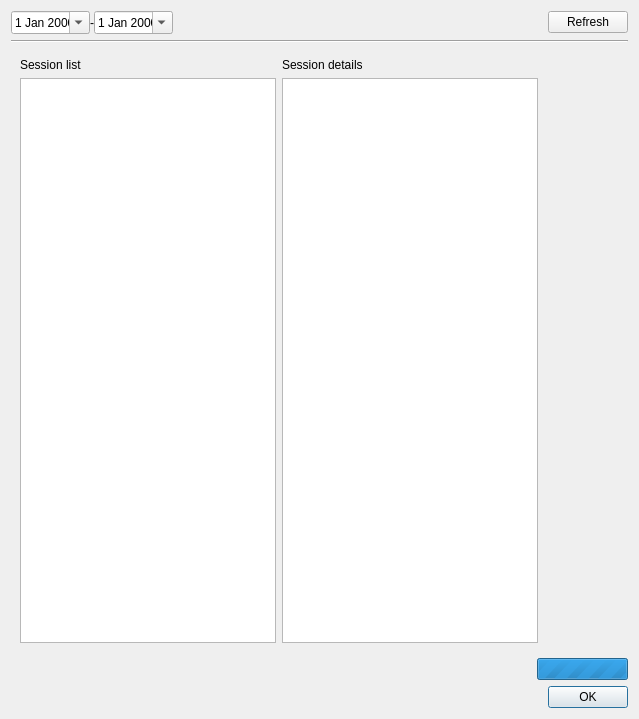
<?xml version="1.0" encoding="UTF-8"?>
<ui version="4.0">
 <class>AuditLogDialog</class>
 <widget class="QDialog" name="AuditLogDialog">
  <property name="geometry">
   <rect>
    <x>0</x>
    <y>0</y>
    <width>639</width>
    <height>719</height>
   </rect>
  </property>
  <property name="windowTitle">
   <string>Event log</string>
  </property>
  <layout class="QVBoxLayout" name="verticalLayout_4">
   <item>
    <layout class="QGridLayout" name="mainGridLayout">
     <property name="horizontalSpacing">
      <number>4</number>
     </property>
     <item row="0" column="0">
      <layout class="QGridLayout" name="gridLayout">
       <property name="horizontalSpacing">
        <number>0</number>
       </property>
       <item row="0" column="0">
        <widget class="QDateEdit" name="dateEditFrom">
         <property name="frame">
          <bool>true</bool>
         </property>
         <property name="buttonSymbols">
          <enum>QAbstractSpinBox::NoButtons</enum>
         </property>
         <property name="calendarPopup">
          <bool>true</bool>
         </property>
        </widget>
       </item>
       <item row="0" column="1">
        <widget class="QLabel" name="delimLabel">
         <property name="text">
          <string>-</string>
         </property>
         <property name="alignment">
          <set>Qt::AlignCenter</set>
         </property>
        </widget>
       </item>
       <item row="0" column="2">
        <widget class="QDateEdit" name="dateEditTo">
         <property name="wrapping">
          <bool>false</bool>
         </property>
         <property name="buttonSymbols">
          <enum>QAbstractSpinBox::NoButtons</enum>
         </property>
         <property name="calendarPopup">
          <bool>true</bool>
         </property>
        </widget>
       </item>
      </layout>
     </item>
     <item row="0" column="3">
      <widget class="QPushButton" name="refreshButton">
       <property name="focusPolicy">
        <enum>Qt::TabFocus</enum>
       </property>
       <property name="text">
        <string>Refresh</string>
       </property>
       <property name="autoDefault">
        <bool>false</bool>
       </property>
       <property name="flat">
        <bool>false</bool>
       </property>
      </widget>
     </item>
     <item row="0" column="2">
      <spacer name="horizontalSpacer">
       <property name="orientation">
        <enum>Qt::Horizontal</enum>
       </property>
       <property name="sizeHint" stdset="0">
        <size>
         <width>40</width>
         <height>20</height>
        </size>
       </property>
      </spacer>
     </item>
    </layout>
   </item>
   <item>
    <widget class="Line" name="line">
     <property name="orientation">
      <enum>Qt::Horizontal</enum>
     </property>
    </widget>
   </item>
   <item>
    <widget class="QStackedWidget" name="stackedWidget">
     <property name="sizePolicy">
      <sizepolicy hsizetype="MinimumExpanding" vsizetype="Preferred">
       <horstretch>0</horstretch>
       <verstretch>0</verstretch>
      </sizepolicy>
     </property>
     <property name="currentIndex">
      <number>0</number>
     </property>
     <widget class="QWidget" name="gridPage">
      <layout class="QHBoxLayout" name="horizontalLayout_2" stretch="0,0,0">
       <item>
        <layout class="QVBoxLayout" name="verticalLayout">
         <item>
          <widget class="QLabel" name="label">
           <property name="text">
            <string>Session list</string>
           </property>
          </widget>
         </item>
         <item>
          <widget class="QnTableView" name="gridMaster">
           <property name="sizePolicy">
            <sizepolicy hsizetype="Fixed" vsizetype="Expanding">
             <horstretch>0</horstretch>
             <verstretch>0</verstretch>
            </sizepolicy>
           </property>
           <property name="mouseTracking">
            <bool>true</bool>
           </property>
           <property name="contextMenuPolicy">
            <enum>Qt::CustomContextMenu</enum>
           </property>
           <property name="horizontalScrollBarPolicy">
            <enum>Qt::ScrollBarAlwaysOff</enum>
           </property>
           <property name="editTriggers">
            <set>QAbstractItemView::NoEditTriggers</set>
           </property>
           <property name="alternatingRowColors">
            <bool>true</bool>
           </property>
           <property name="sortingEnabled">
            <bool>true</bool>
           </property>
           <attribute name="horizontalHeaderStretchLastSection">
            <bool>false</bool>
           </attribute>
           <attribute name="verticalHeaderVisible">
            <bool>false</bool>
           </attribute>
           <attribute name="verticalHeaderShowSortIndicator" stdset="0">
            <bool>true</bool>
           </attribute>
           <attribute name="verticalHeaderStretchLastSection">
            <bool>false</bool>
           </attribute>
          </widget>
         </item>
        </layout>
       </item>
       <item>
        <layout class="QVBoxLayout" name="verticalLayout_3">
         <item>
          <widget class="QLabel" name="label_2">
           <property name="text">
            <string>Session details</string>
           </property>
          </widget>
         </item>
         <item>
          <widget class="QTableView" name="gridDetails">
           <property name="sizePolicy">
            <sizepolicy hsizetype="Fixed" vsizetype="Expanding">
             <horstretch>0</horstretch>
             <verstretch>0</verstretch>
            </sizepolicy>
           </property>
           <property name="horizontalScrollBarPolicy">
            <enum>Qt::ScrollBarAlwaysOff</enum>
           </property>
           <attribute name="verticalHeaderVisible">
            <bool>false</bool>
           </attribute>
          </widget>
         </item>
        </layout>
       </item>
       <item>
        <spacer name="horizontalSpacer_2">
         <property name="orientation">
          <enum>Qt::Horizontal</enum>
         </property>
         <property name="sizeHint" stdset="0">
          <size>
           <width>2</width>
           <height>20</height>
          </size>
         </property>
        </spacer>
       </item>
      </layout>
     </widget>
     <widget class="QWidget" name="warnPage">
      <layout class="QVBoxLayout" name="verticalLayout_2">
       <item>
        <widget class="QLabel" name="warningLabel">
         <property name="text">
          <string>All Servers are offline.  Audit data are not available.</string>
         </property>
         <property name="alignment">
          <set>Qt::AlignCenter</set>
         </property>
        </widget>
       </item>
      </layout>
     </widget>
    </widget>
   </item>
   <item>
    <layout class="QHBoxLayout" name="horizontalLayout">
     <item>
      <widget class="QLabel" name="statusLabel">
       <property name="text">
        <string/>
       </property>
      </widget>
     </item>
     <item>
      <spacer name="horizontalSpacer_3">
       <property name="orientation">
        <enum>Qt::Horizontal</enum>
       </property>
       <property name="sizeHint" stdset="0">
        <size>
         <width>40</width>
         <height>20</height>
        </size>
       </property>
      </spacer>
     </item>
     <item>
      <widget class="QProgressBar" name="loadingProgressBar">
       <property name="sizePolicy">
        <sizepolicy hsizetype="Fixed" vsizetype="Fixed">
         <horstretch>0</horstretch>
         <verstretch>0</verstretch>
        </sizepolicy>
       </property>
       <property name="maximum">
        <number>0</number>
       </property>
       <property name="value">
        <number>-1</number>
       </property>
      </widget>
     </item>
    </layout>
   </item>
   <item>
    <widget class="QDialogButtonBox" name="buttonBox">
     <property name="standardButtons">
      <set>QDialogButtonBox::Ok</set>
     </property>
    </widget>
   </item>
  </layout>
 </widget>
 <customwidgets>
  <customwidget>
   <class>QnTableView</class>
   <extends>QTableView</extends>
   <header location="global">ui/widgets/table_view.h</header>
  </customwidget>
 </customwidgets>
 <tabstops>
  <tabstop>dateEditFrom</tabstop>
  <tabstop>dateEditTo</tabstop>
  <tabstop>refreshButton</tabstop>
 </tabstops>
 <resources/>
 <connections/>
</ui>
